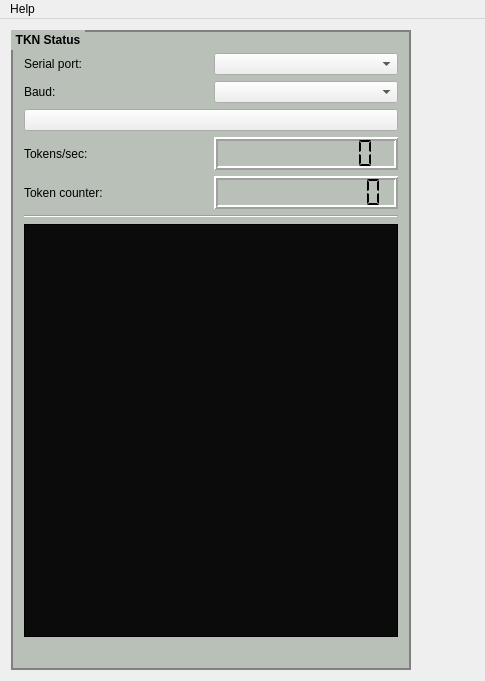
<?xml version="1.0" encoding="UTF-8"?>
<ui version="4.0">
 <class>TKN_Window</class>
 <widget class="QMainWindow" name="TKN_Window">
  <property name="geometry">
   <rect>
    <x>0</x>
    <y>0</y>
    <width>485</width>
    <height>681</height>
   </rect>
  </property>
  <property name="windowTitle">
   <string>TKN GUI</string>
  </property>
  <property name="windowIcon">
   <iconset resource="resources.qrc">
    <normaloff>:/AVR_Chip-W180px.png</normaloff>:/AVR_Chip-W180px.png</iconset>
  </property>
  <property name="autoFillBackground">
   <bool>false</bool>
  </property>
  <property name="styleSheet">
   <string notr="true">QGroupBox { 
    background-color:  rgba(100,120,100, 100);
    border: 2px solid gray;
    padding: 10 0 0 0;
    font: bold;
 } 

QGroupBox::Title{
    padding: 3px;
    font: 14pt; 
}

QTextEdit { 
	background-color: rgba(0, 0, 0, 240); 
    color: rgb(0,250,0);
    font: 9pt;
}
/*qlineargradient(spread:pad, x1:0, y1:0, x2:1, y2:0, stop:0 rgba(0, 0, 0, 255), stop:1 rgba(55, 55, 55, 155));*/
</string>
  </property>
  <property name="toolButtonStyle">
   <enum>Qt::ToolButtonIconOnly</enum>
  </property>
  <property name="documentMode">
   <bool>true</bool>
  </property>
  <widget class="QWidget" name="centralWidget">
   <property name="sizePolicy">
    <sizepolicy hsizetype="Minimum" vsizetype="Preferred">
     <horstretch>0</horstretch>
     <verstretch>0</verstretch>
    </sizepolicy>
   </property>
   <layout class="QHBoxLayout" name="horizontalLayout">
    <item>
     <widget class="QGroupBox" name="groupBox_Status">
      <property name="sizePolicy">
       <sizepolicy hsizetype="Preferred" vsizetype="Preferred">
        <horstretch>0</horstretch>
        <verstretch>0</verstretch>
       </sizepolicy>
      </property>
      <property name="minimumSize">
       <size>
        <width>400</width>
        <height>480</height>
       </size>
      </property>
      <property name="maximumSize">
       <size>
        <width>400</width>
        <height>16777215</height>
       </size>
      </property>
      <property name="title">
       <string>TKN Status</string>
      </property>
      <property name="flat">
       <bool>false</bool>
      </property>
      <layout class="QVBoxLayout" name="verticalLayout">
       <item>
        <layout class="QGridLayout" name="gridLayout">
         <item row="0" column="0">
          <widget class="QLabel" name="label_2">
           <property name="text">
            <string>Serial port:</string>
           </property>
          </widget>
         </item>
         <item row="0" column="1">
          <widget class="QComboBox" name="comboBox_ComPort"/>
         </item>
         <item row="1" column="0">
          <widget class="QLabel" name="label_3">
           <property name="text">
            <string>Baud:</string>
           </property>
          </widget>
         </item>
         <item row="1" column="1">
          <widget class="QComboBox" name="comboBox_Baud"/>
         </item>
        </layout>
       </item>
       <item>
        <widget class="QPushButton" name="buttonStartStop">
         <property name="text">
          <string/>
         </property>
        </widget>
       </item>
       <item>
        <layout class="QGridLayout" name="gridLayout_3">
         <item row="0" column="0">
          <widget class="QLabel" name="label_5">
           <property name="text">
            <string>Tokens/sec:</string>
           </property>
          </widget>
         </item>
         <item row="0" column="1">
          <widget class="QLCDNumber" name="lcd_token_per_sec">
           <property name="minimumSize">
            <size>
             <width>0</width>
             <height>33</height>
            </size>
           </property>
           <property name="frameShape">
            <enum>QFrame::Box</enum>
           </property>
           <property name="frameShadow">
            <enum>QFrame::Raised</enum>
           </property>
           <property name="lineWidth">
            <number>2</number>
           </property>
           <property name="smallDecimalPoint">
            <bool>false</bool>
           </property>
           <property name="digitCount">
            <number>9</number>
           </property>
           <property name="mode">
            <enum>QLCDNumber::Dec</enum>
           </property>
           <property name="segmentStyle">
            <enum>QLCDNumber::Flat</enum>
           </property>
          </widget>
         </item>
        </layout>
       </item>
       <item>
        <layout class="QHBoxLayout" name="horizontalLayout_2">
         <item>
          <widget class="QLabel" name="label">
           <property name="text">
            <string>Token counter:</string>
           </property>
          </widget>
         </item>
         <item>
          <widget class="QLCDNumber" name="lcd_token_total">
           <property name="minimumSize">
            <size>
             <width>0</width>
             <height>33</height>
            </size>
           </property>
           <property name="lineWidth">
            <number>2</number>
           </property>
           <property name="digitCount">
            <number>10</number>
           </property>
           <property name="segmentStyle">
            <enum>QLCDNumber::Flat</enum>
           </property>
          </widget>
         </item>
        </layout>
       </item>
       <item>
        <widget class="Line" name="line">
         <property name="orientation">
          <enum>Qt::Horizontal</enum>
         </property>
        </widget>
       </item>
       <item>
        <widget class="QTextEdit" name="textEditConsoleStatus">
         <property name="readOnly">
          <bool>true</bool>
         </property>
        </widget>
       </item>
       <item>
        <widget class="QLabel" name="labelAVR">
         <property name="text">
          <string/>
         </property>
         <property name="alignment">
          <set>Qt::AlignCenter</set>
         </property>
        </widget>
       </item>
      </layout>
     </widget>
    </item>
    <item>
     <spacer name="horizontalSpacer">
      <property name="orientation">
       <enum>Qt::Horizontal</enum>
      </property>
      <property name="sizeHint" stdset="0">
       <size>
        <width>1</width>
        <height>20</height>
       </size>
      </property>
     </spacer>
    </item>
   </layout>
  </widget>
  <widget class="QMenuBar" name="menuBar">
   <property name="geometry">
    <rect>
     <x>0</x>
     <y>0</y>
     <width>485</width>
     <height>38</height>
    </rect>
   </property>
   <property name="defaultUp">
    <bool>false</bool>
   </property>
   <property name="nativeMenuBar">
    <bool>false</bool>
   </property>
   <widget class="QMenu" name="menuHelp">
    <property name="title">
     <string>Help</string>
    </property>
    <addaction name="actionAbout"/>
   </widget>
   <addaction name="menuHelp"/>
  </widget>
  <action name="actionAbout">
   <property name="text">
    <string>About</string>
   </property>
  </action>
 </widget>
 <layoutdefault spacing="6" margin="11"/>
 <resources>
  <include location="resources.qrc"/>
 </resources>
 <connections/>
</ui>
